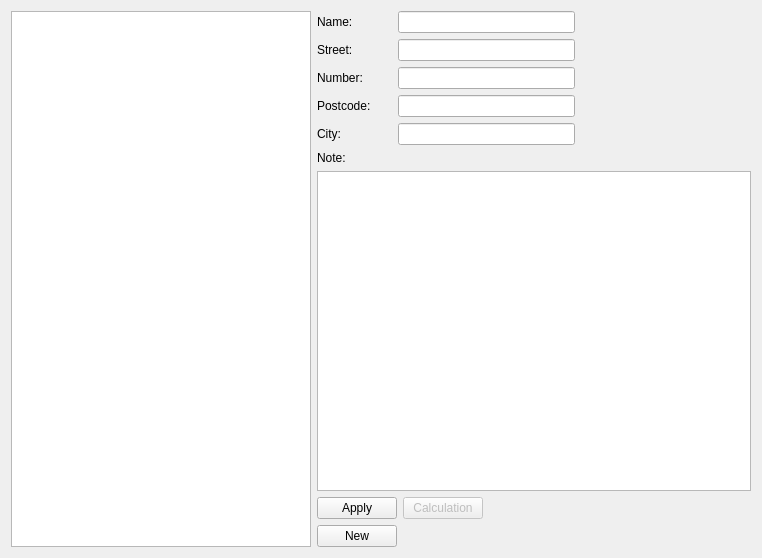
<?xml version="1.0" encoding="UTF-8"?>
<ui version="4.0">
 <class>ObjectWidget</class>
 <widget class="QWidget" name="ObjectWidget">
  <property name="geometry">
   <rect>
    <x>0</x>
    <y>0</y>
    <width>762</width>
    <height>558</height>
   </rect>
  </property>
  <property name="windowTitle">
   <string>ObjectWidget</string>
  </property>
  <layout class="QHBoxLayout" name="horizontalLayout_8">
   <item>
    <widget class="QTableView" name="tableView">
     <property name="maximumSize">
      <size>
       <width>300</width>
       <height>16777215</height>
      </size>
     </property>
    </widget>
   </item>
   <item>
    <layout class="QVBoxLayout" name="verticalLayout_2">
     <property name="sizeConstraint">
      <enum>QLayout::SetMaximumSize</enum>
     </property>
     <item>
      <layout class="QHBoxLayout" name="horizontalLayout">
       <property name="rightMargin">
        <number>0</number>
       </property>
       <item>
        <widget class="QLabel" name="label">
         <property name="minimumSize">
          <size>
           <width>75</width>
           <height>0</height>
          </size>
         </property>
         <property name="text">
          <string>Name:</string>
         </property>
        </widget>
       </item>
       <item>
        <widget class="QLineEdit" name="le_Name">
         <property name="maximumSize">
          <size>
           <width>200</width>
           <height>16777215</height>
          </size>
         </property>
        </widget>
       </item>
       <item>
        <spacer name="horizontalSpacer_2">
         <property name="orientation">
          <enum>Qt::Horizontal</enum>
         </property>
         <property name="sizeHint" stdset="0">
          <size>
           <width>40</width>
           <height>20</height>
          </size>
         </property>
        </spacer>
       </item>
      </layout>
     </item>
     <item>
      <layout class="QHBoxLayout" name="horizontalLayout_2">
       <item>
        <widget class="QLabel" name="label_2">
         <property name="minimumSize">
          <size>
           <width>75</width>
           <height>0</height>
          </size>
         </property>
         <property name="text">
          <string>Street:</string>
         </property>
        </widget>
       </item>
       <item>
        <widget class="QLineEdit" name="le_Street">
         <property name="maximumSize">
          <size>
           <width>200</width>
           <height>16777215</height>
          </size>
         </property>
        </widget>
       </item>
       <item>
        <spacer name="horizontalSpacer_3">
         <property name="orientation">
          <enum>Qt::Horizontal</enum>
         </property>
         <property name="sizeHint" stdset="0">
          <size>
           <width>40</width>
           <height>20</height>
          </size>
         </property>
        </spacer>
       </item>
      </layout>
     </item>
     <item>
      <layout class="QHBoxLayout" name="horizontalLayout_6">
       <item>
        <widget class="QLabel" name="label_6">
         <property name="minimumSize">
          <size>
           <width>75</width>
           <height>0</height>
          </size>
         </property>
         <property name="text">
          <string>Number:</string>
         </property>
        </widget>
       </item>
       <item>
        <widget class="QLineEdit" name="le_Number">
         <property name="minimumSize">
          <size>
           <width>0</width>
           <height>0</height>
          </size>
         </property>
         <property name="maximumSize">
          <size>
           <width>200</width>
           <height>16777215</height>
          </size>
         </property>
        </widget>
       </item>
       <item>
        <spacer name="horizontalSpacer_4">
         <property name="orientation">
          <enum>Qt::Horizontal</enum>
         </property>
         <property name="sizeHint" stdset="0">
          <size>
           <width>40</width>
           <height>20</height>
          </size>
         </property>
        </spacer>
       </item>
      </layout>
     </item>
     <item>
      <layout class="QHBoxLayout" name="horizontalLayout_3">
       <item>
        <widget class="QLabel" name="label_3">
         <property name="minimumSize">
          <size>
           <width>75</width>
           <height>0</height>
          </size>
         </property>
         <property name="text">
          <string>Postcode:</string>
         </property>
        </widget>
       </item>
       <item>
        <widget class="QLineEdit" name="le_Zip">
         <property name="minimumSize">
          <size>
           <width>0</width>
           <height>0</height>
          </size>
         </property>
         <property name="maximumSize">
          <size>
           <width>200</width>
           <height>16777215</height>
          </size>
         </property>
        </widget>
       </item>
       <item>
        <spacer name="horizontalSpacer_5">
         <property name="orientation">
          <enum>Qt::Horizontal</enum>
         </property>
         <property name="sizeHint" stdset="0">
          <size>
           <width>40</width>
           <height>20</height>
          </size>
         </property>
        </spacer>
       </item>
      </layout>
     </item>
     <item>
      <layout class="QHBoxLayout" name="horizontalLayout_4">
       <item>
        <widget class="QLabel" name="label_4">
         <property name="minimumSize">
          <size>
           <width>75</width>
           <height>0</height>
          </size>
         </property>
         <property name="text">
          <string>City:</string>
         </property>
        </widget>
       </item>
       <item>
        <widget class="QLineEdit" name="le_City">
         <property name="minimumSize">
          <size>
           <width>0</width>
           <height>0</height>
          </size>
         </property>
         <property name="maximumSize">
          <size>
           <width>200</width>
           <height>16777215</height>
          </size>
         </property>
        </widget>
       </item>
       <item>
        <spacer name="horizontalSpacer_6">
         <property name="orientation">
          <enum>Qt::Horizontal</enum>
         </property>
         <property name="sizeHint" stdset="0">
          <size>
           <width>40</width>
           <height>20</height>
          </size>
         </property>
        </spacer>
       </item>
      </layout>
     </item>
     <item>
      <layout class="QVBoxLayout" name="verticalLayout_3">
       <item>
        <widget class="QLabel" name="label_7">
         <property name="minimumSize">
          <size>
           <width>75</width>
           <height>0</height>
          </size>
         </property>
         <property name="text">
          <string>Note:</string>
         </property>
        </widget>
       </item>
       <item>
        <widget class="QTextEdit" name="te_Note"/>
       </item>
       <item>
        <layout class="QVBoxLayout" name="verticalLayout">
         <item>
          <layout class="QHBoxLayout" name="horizontalLayout_7">
           <item>
            <widget class="QPushButton" name="pb_Apply">
             <property name="sizePolicy">
              <sizepolicy hsizetype="Maximum" vsizetype="Fixed">
               <horstretch>0</horstretch>
               <verstretch>0</verstretch>
              </sizepolicy>
             </property>
             <property name="text">
              <string>Apply</string>
             </property>
            </widget>
           </item>
           <item>
            <widget class="QPushButton" name="pb_Calculation">
             <property name="enabled">
              <bool>false</bool>
             </property>
             <property name="sizePolicy">
              <sizepolicy hsizetype="Maximum" vsizetype="Fixed">
               <horstretch>0</horstretch>
               <verstretch>0</verstretch>
              </sizepolicy>
             </property>
             <property name="text">
              <string>Calculation</string>
             </property>
            </widget>
           </item>
           <item>
            <spacer name="horizontalSpacer_7">
             <property name="orientation">
              <enum>Qt::Horizontal</enum>
             </property>
             <property name="sizeHint" stdset="0">
              <size>
               <width>40</width>
               <height>20</height>
              </size>
             </property>
            </spacer>
           </item>
          </layout>
         </item>
         <item>
          <widget class="QPushButton" name="pb_New">
           <property name="sizePolicy">
            <sizepolicy hsizetype="Maximum" vsizetype="Fixed">
             <horstretch>0</horstretch>
             <verstretch>0</verstretch>
            </sizepolicy>
           </property>
           <property name="text">
            <string>New</string>
           </property>
          </widget>
         </item>
        </layout>
       </item>
      </layout>
     </item>
    </layout>
   </item>
  </layout>
 </widget>
 <resources/>
 <connections/>
</ui>
